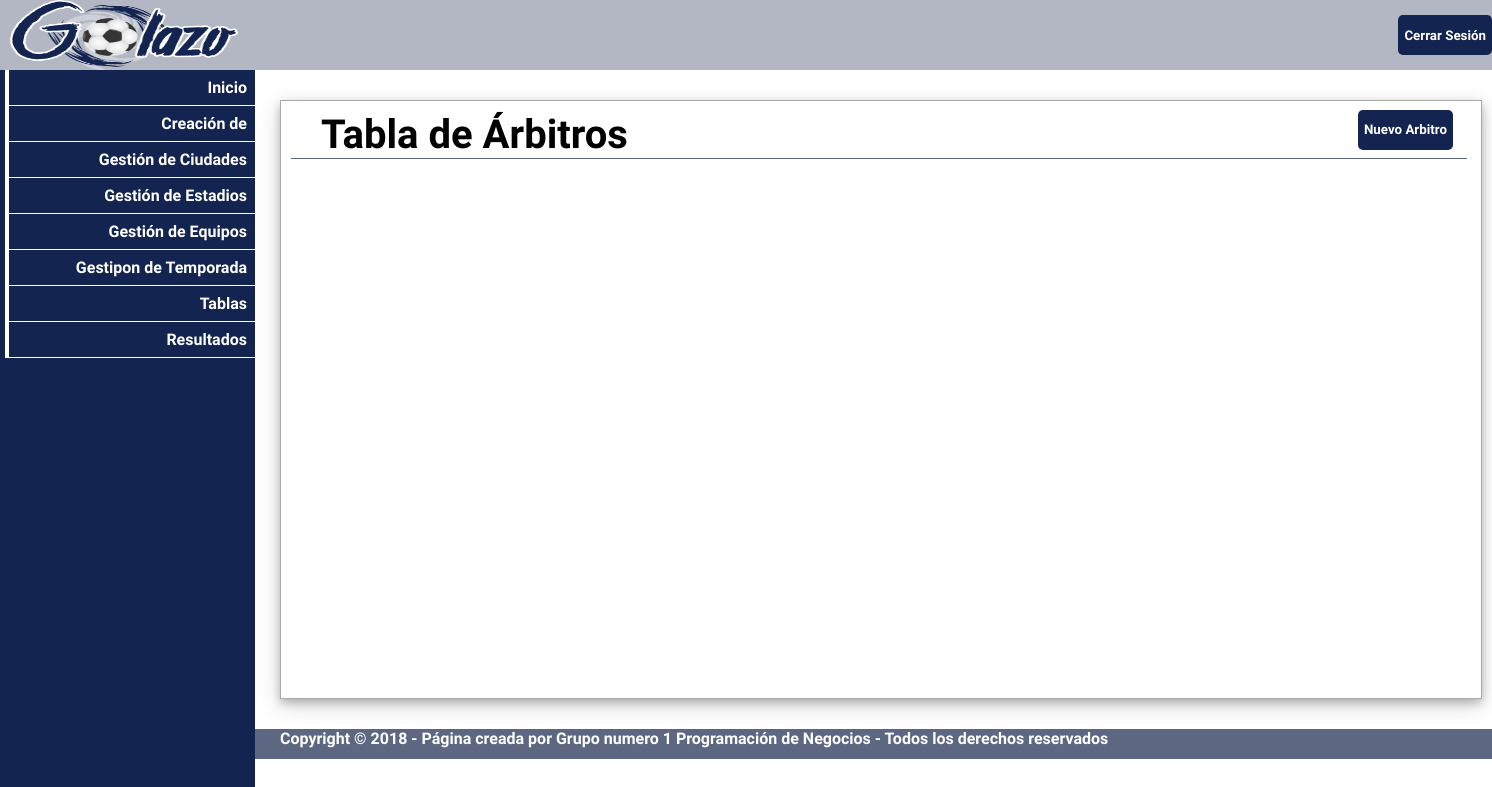
Before: /php/arbitro.php with the older database file.
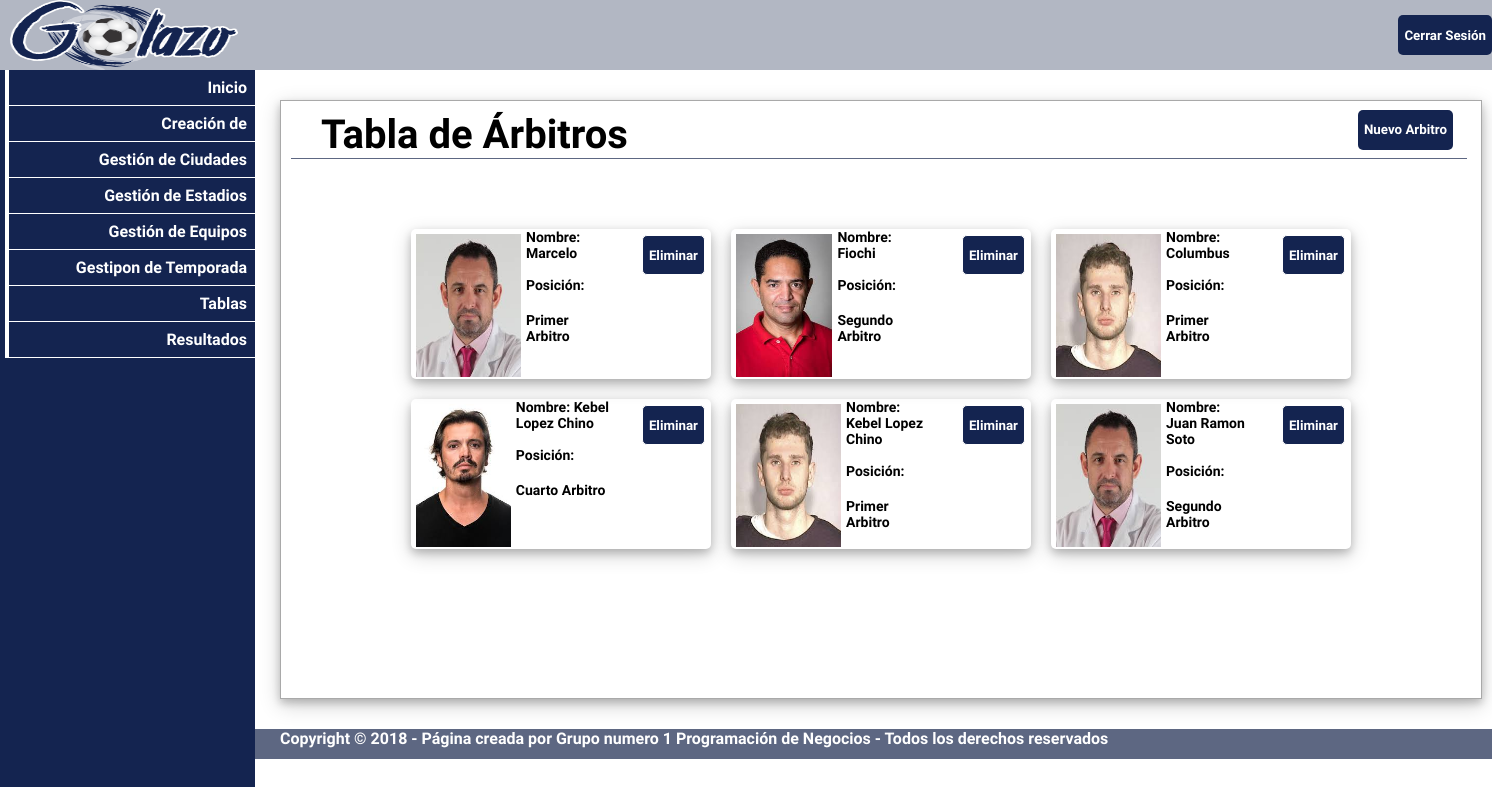
After: the same page with the newer database file.
### tables this page shows
CREATE TABLE `arbitro` (
  `id_arbitro` int(11) NOT NULL AUTO_INCREMENT,
  `nom_arbitro` varchar(45) NOT NULL,
  `nacionalidad_arbitro` varchar(45) NOT NULL,
  `lugar_nacimiento_arbitro` varchar(45) NOT NULL,
  `fecha_nacimeinto_arbitro` date NOT NULL,
  `foto_arbitro` varchar(45) DEFAULT NULL,
  `id_posicion_arbitro` int(11) NOT NULL,
  PRIMARY KEY (`id_arbitro`),
  KEY `arbitro_a_tipoArbitro_idx` (`id_posicion_arbitro`),
  CONSTRAINT `arbitro_a_tipoArbitro` FOREIGN KEY (`id_posicion_arbitro`) REFERENCES `pos_arbitro` (`id_pos_arbitro`) ON DELETE NO ACTION ON UPDATE NO ACTION
);

CREATE TABLE `pos_arbitro` (
  `id_pos_arbitro` int(11) NOT NULL AUTO_INCREMENT,
  `Descripcion` varchar(45) NOT NULL,
  PRIMARY KEY (`id_pos_arbitro`)
);

### php/arbitro.php (the view, shortened to what this page needs)
<?php
require_once '../conexion.php';
$arbitros = $pdo->query("select nom_arbitro, Descripcion, foto_arbitro from arbitro inner join pos_arbitro  on arbitro.id_posicion_arbitro = pos_arbitro.id_pos_arbitro", PDO::FETCH_ASSOC);
?>
<!DOCTYPE html>
<html lang="en">
<head>
    <link rel="stylesheet" href="../css/estilos.css">
</head>
<body>
<header class="encabezado">
    <img src="../img/golazo.png" alt="" class="logo" onclick=" location = '../inicio.php'">
    <input type="submit" value="Cerrar Sesión" onclick=" location = '../cerrar.php'" class="cerrar">
</header>
<section class="workspace">
    <nav class="navbar">
        <ul id="barra">
            <li><a href="../inicio.php"> Inicio</a></li>
            <li><a href="#"> Creación de  </a>
            </li>
            <li><a href="ciudad.php"> Gestión de Ciudades </a></li>
            <li><a href="estadio.php"> Gestión de Estadios </a></li>
            <li><a href="equipos.php"> Gestión de Equipos </a></li>
            <li><a href="temporada.php"> Gestipon de Temporada </a></li>
            <li><a href="#"> Tablas</a>
            </li>
            <li><a href="resultados.php"> Resultados </a></li>
        </ul>
    </nav>
    <section class="contenedor">
        <div class="general">
            <h1>Tabla de Árbitros</h1>
            <input type="submit" value="Nuevo Arbitro" onclick=" location = 'NuevoArbitro.php'">
        </div>
        <div class="equipos" style="margin-left: 10%">
            <?php foreach ($arbitros as $arbitro): ?>
                <div class="contequipo" style="font-size: 70%; width: 300px; display: flex; margin: 10px; height: 150px; font-weight: lighter">
                    <img src="<?php echo "img_arbitros/".$arbitro['foto_arbitro']?>" alt="" style="margin: 5px;width: 35%; height: 95%; background-color: #142450">
                    <div style="margin: 0;text-align: left"><?php echo"Nombre: ". $arbitro['nom_arbitro'] . "<br> <br>" ."Posición: "?> <h4><?php echo $arbitro['Descripcion'] ?> </h4></div>
                    <input style="margin-left: 10%" type="submit" value="Eliminar" onclick="location='detalle_arbitro.php?codigo=<?php echo $arbitro['id_arbitro']?> &operacion=eliminar'">
                </div>
            <?php endforeach;?>
        </div>
    </section>
</section>
<footer class="pie">
    <p>Copyright &copy; 2018 - Página creada por Grupo numero 1 Programación de Negocios - Todos los derechos reservados</p>
</footer>
</body>
</html>

### css/estilos.css (style rules this page uses)
* { font-family: 'Kavivanar', cursive; font-weight: bold; }
body { margin: 0; }
.encabezado { height: 70px; width: 100%; position: fixed; z-index: 1; top: 0; left: 0; background-color: #B2B7C3; display: flex; align-items: center; }
.encabezado .logo { width: 250px; height: 100%; margin: auto 10px auto 10px; }
.encabezado .cerrar { margin: 0; margin-left: 1150px; }
.workspace { margin: 100px 30px 30px 280px; border: darkgray solid 1px; box-shadow: 0 4px 8px 0 rgba(0, 0, 0, 0.2), 0 6px 20px 0 rgba(0, 0, 0, 0.19); text-align: center; overflow-x: hidden; height: 597px; width: 1200px; }
.navbar { height: 100%; width: 250px; position: fixed; z-index: auto; top: 0; left: 0; background-color: #142450; overflow-x: hidden; padding-top: 20px; padding-left: 5px; }
#barra { margin: 0; margin-top: 50px ; padding: 0; float: left; width: 100%; text-align: right; }
#barra li { list-style: none; background-color: #142450; width: 100%; border-bottom: white solid 1px; }
#barra li a { display: block; padding: 8px; border-left: 4px solid white; text-decoration: none; color: white; }
.pie { background-color: #5D6782; width: 100%; height: 30px; }
.pie p { margin-left: 280px; color: white; }
.general { width: 98%; height: auto; border-bottom: #5D6782 solid 1px; margin: 0 10px 0 10px; display: flex; align-items: center; }
.general h1 { padding: 0; margin: 10px 0 0 30px; text-align: left; font-size: 40px; font-weight: bold; }
input[type="submit"] { margin-left: 730px; height: 40px; background-color: #142450; color: white; border: none; border-radius: 5px; }
.equipos { width: 95%; height: auto; font-size: 125%; margin: auto; margin-left: 15%; margin-top: 5%; display: flex; flex-flow: row wrap; }
.equipos .contequipo input[type="submit"] { margin: 2% 2% 0 70%; border: 1px solid white; }
.contequipo { width: 300px; height: auto; background-color: transparent; color: black; margin: 5%; border-radius: 5px; box-shadow: 0 4px 8px 0 rgba(0, 0, 0, 0.2), 0 6px 20px 0 rgba(0, 0, 0, 0.19); }

Changed rows visible on the page:
added arbitro: foto_arbitro (picture), nom_arbitro "Marcelo", id_posicion_arbitro.Descripcion "Primer Arbitro"
added arbitro: foto_arbitro (picture), nom_arbitro "Fiochi", id_posicion_arbitro.Descripcion "Segundo Arbitro"
added arbitro: foto_arbitro (picture), nom_arbitro "Columbus", id_posicion_arbitro.Descripcion "Primer Arbitro"
added arbitro: foto_arbitro (picture), nom_arbitro "Kebel Lopez Chino", id_posicion_arbitro.Descripcion "Cuarto Arbitro"
added arbitro: foto_arbitro (picture), nom_arbitro "Kebel Lopez Chino", id_posicion_arbitro.Descripcion "Primer Arbitro"
added arbitro: foto_arbitro (picture), nom_arbitro "Juan Ramon Soto", id_posicion_arbitro.Descripcion "Segundo Arbitro"
